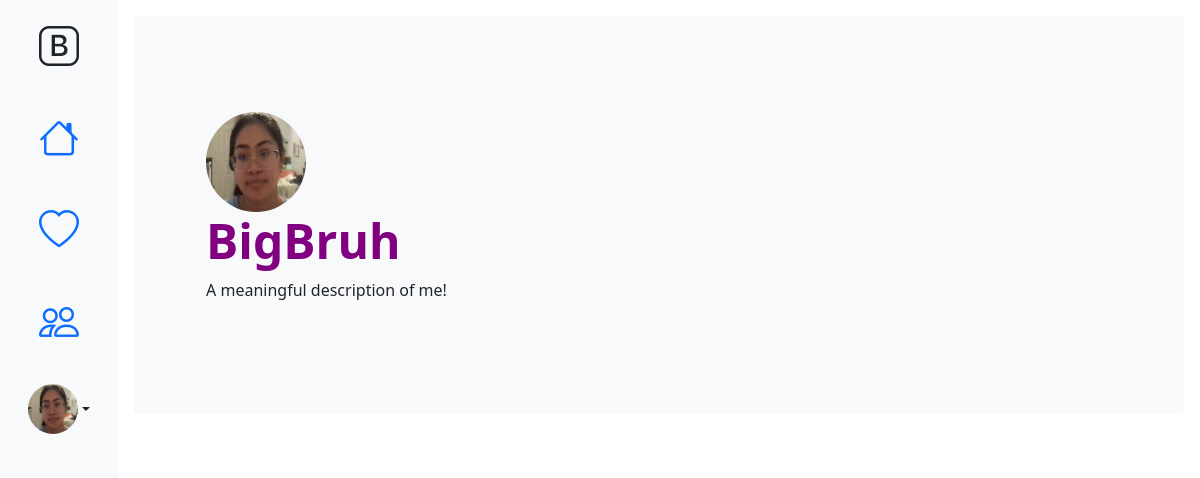
The app's page /profile/BigBruh (signed in) with its own data.
### firstApp/models.py (models this page shows, shortened)
class UserProfileInfo(models.Model):
    user = models.OneToOneField(User,on_delete=models.CASCADE)
    FIELD = models.TextChoices('FIELDTYPE', 'Medical Engineering Education Home General')
    USERTYPE = models.TextChoices('USERTYPE', 'User Specialist')
    profile_pic = models.ImageField(upload_to='profile_pics',blank=True)
    user_type = models.CharField(choices=USERTYPE.choices, max_length=10, default="User")
    field = models.CharField(choices=FIELD.choices, max_length=12, default="General")
    slug = models.SlugField(null=True)

### firstApp/views.py (the view)
# urls.py: path('profile/<slug:slug>',views.profileDetails,name="profile"),
@login_required
def profileDetails(request, slug):
    if request.user.username == slug:
        if request.user.username == 'kalyan':
            profile = request.user
            return render(request, 'firstApp/profile_detail.html', {'profile': profile})
        profile = get_object_or_404(UserProfileInfo,user=request.user)
        return render(request, 'firstApp/profile_detail.html', {'profile': profile})
    else:
        return redirect('/')

### firstApp/context_processors.py (called while the page is built)
def firstContext(request):
    try:
        if request.user.is_authenticated:
            profile = get_object_or_404(UserProfileInfo,user=request.user)
            return {
                'profile': profile
            }
        return {'empty': ''}
    except:
        return {'profile':'hi'}

### firstApp/templates/firstApp/profile_detail.html
{% extends "firstApp/base2.html" %}
{% block body_block %}
<div class="p-5 mb-4 bg-light rounded-3">
      <div class="container-fluid py-5">
        {% if profile.profile_pic %}
        <img class="image-rounded" height="100px" width="100px" src="{{profile.profile_pic.url}}" alt="">
        {% else %}
        <i class="bi-person-circle h2"></i>
        {% endif %}
        <h1 class="display-5 fw-bold color-me">{{profile.user.username}}</h1>
        <p>A meaningful description of me!</p>
      </div>
    </div>
{% endblock %}

### firstApp/templates/firstApp/base2.html (shortened to what this page needs)
<!DOCTYPE html>
{% load static %}
<html lang="en" dir="ltr">
  <head>
    <link rel="stylesheet" href="{% static "css/style15.css" %}">
    <link rel="stylesheet" href="https://cdn.jsdelivr.net/npm/bootstrap-icons@1.4.0/font/bootstrap-icons.css">
    <link href="https://cdn.jsdelivr.net/npm/bootstrap@5.1.0/dist/css/bootstrap.min.css" rel="stylesheet">
  </head>
  <body>
    <div class="container-fluid">
        <div class="row">
            <div class="col-sm-auto bg-light sticky-top">
                <div class="d-flex flex-sm-column flex-row flex-nowrap bg-light align-items-center sticky-top">
                    <a href="{% url 'firstApp:about'%}" class="d-block p-3 link-dark text-decoration-none" title="" data-bs-toggle="tooltip" data-bs-placement="right" data-bs-original-title="Icon-only">
                        <i class="bi-bootstrap fs-1"></i>
                    </a>
                    <ul class="nav nav-pills nav-flush flex-sm-column flex-row flex-nowrap mb-auto mx-auto text-center align-items-center">
                        <li class="nav-item">
                            {% if profile.user_type == 'User' %}
                            <a href="{% url 'firstApp:home'%}" class="nav-link py-3 px-2" title="" data-bs-toggle="tooltip" data-bs-placement="right" data-bs-original-title="Home">
                                <i class="bi-house fs-1"></i>
                            </a>
                            {%else%}
                            <a href="{% url 'firstApp:homeSpecialist'%}" class="nav-link py-3 px-2" title="" data-bs-toggle="tooltip" data-bs-placement="right" data-bs-original-title="Home">
                                <i class="bi-house fs-1"></i>
                            </a>
                            {% endif %}
                        </li>
                        <li>
                            <a href="#" class="nav-link py-3 px-2" title="" data-bs-toggle="tooltip" data-bs-placement="right" data-bs-original-title="Products">
                                <i class="bi-heart fs-1"></i>
                            </a>
                        </li>
                        <li>
                            <a href="#" class="nav-link py-3 px-2" title="" data-bs-toggle="tooltip" data-bs-placement="right" data-bs-original-title="Customers">
                                <i class="bi-people fs-1"></i>
                            </a>
                        </li>
                    </ul>
                    <div class="dropdown">
                        <a href="#" class="d-flex align-items-center justify-content-center p-3 link-dark text-decoration-none dropdown-toggle" id="dropdownUser3" data-bs-toggle="dropdown" aria-expanded="false">
                            {%if profile.profile_pic %}
                            <img class="image-rounded" height="50px" width="50px" src="{{profile.profile_pic.url}}" alt="">
                            {%else%}
                            <i class="bi-person-circle h2"></i>
                            {%endif%}
                        </a>
                    </div>
                </div>
            </div>
            <div class="col-sm p-3 min-vh-100">
              {% block body_block %}{% endblock %}
            </div>
        </div>
    </div>
  </body>
</html>

### firstApp/static/css/style15.css (style rules this page uses)
.color-me { color: purple !important; }
.image-rounded { border-radius: 50%; }

### records on screen
UserProfileInfo: profile_pic (picture), user.username "BigBruh"
